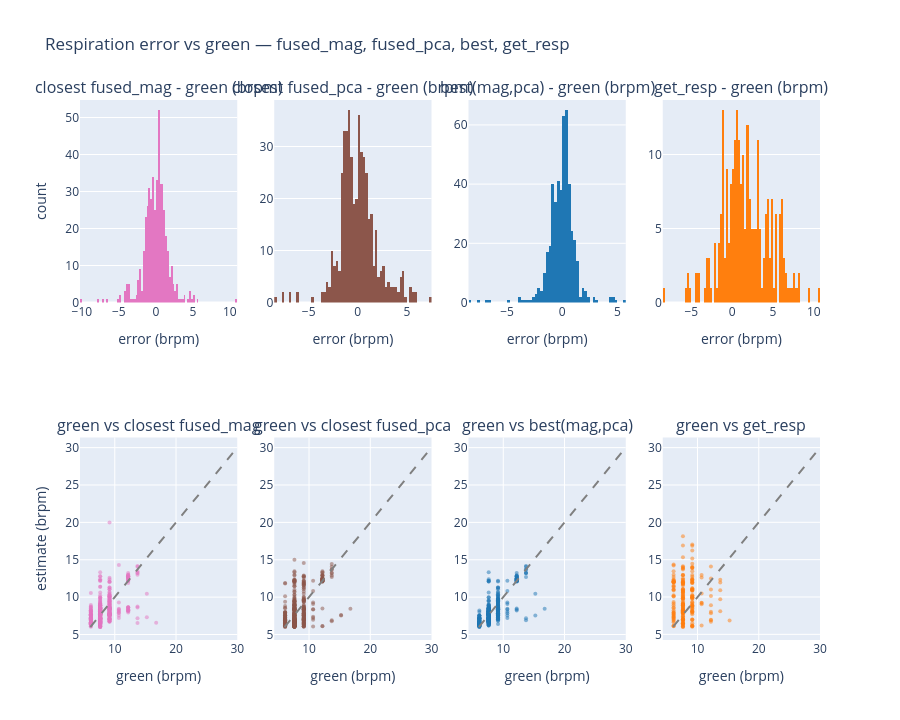

The cell this chart's notebook holds for it:
### Markdown cell above
---

### Code cell
# --- Respiration: same analysis vs green peak (no firmware truth) ---------
RESP_CSV = 'sleep/resp_accel_sanchit.csv'    # output of respiration_picker.pick_all_dense_windows
PRIOR_GREEN_WIN = 5                     # mean of last N green values (excl. current)


def _parse_peaks_resp(v):
    if isinstance(v, list):
        return v
    if isinstance(v, float) and np.isnan(v):
        return []
    return ast.literal_eval(v) if isinstance(v, str) and v.strip() else []


resp = pd.read_csv(RESP_CSV)
resp['fused_mag_peaks'] = resp['fused_mag_peaks'].apply(_parse_peaks_resp)
resp['fused_pca_peaks'] = resp['fused_pca_peaks'].apply(_parse_peaks_resp)
resp = resp[resp['green'].notna() & (resp['green'] > 0)].copy()
resp['window_start'] = pd.to_datetime(resp['window_start'])
resp = resp.sort_values('window_start').reset_index(drop=True)

# Picking target: mean of last PRIOR_GREEN_WIN green values, NOT including current.
# Fall back to current green when fewer priors are available.
prior_target_g = (resp['green']
                  .rolling(PRIOR_GREEN_WIN, min_periods=1)
                  .mean()
                  .shift(1))
prior_target_g = prior_target_g.fillna(resp['green'])
resp['pick_target'] = prior_target_g

resp['err_mag_g'] = [
    _closest_to(t, p) - g
    for t, g, p in zip(resp['pick_target'], resp['green'], resp['fused_mag_peaks'])
]
resp['err_pca_g'] = [
    _closest_to(t, p) - g
    for t, g, p in zip(resp['pick_target'], resp['green'], resp['fused_pca_peaks'])
]

mag_abs = resp['err_mag_g'].abs()
pca_abs = resp['err_pca_g'].abs()
use_mag_r = mag_abs <= pca_abs
resp['err_best_g'] = np.where(use_mag_r, resp['err_mag_g'], resp['err_pca_g'])
resp['best_src'] = np.where(use_mag_r, 'mag', 'pca')

# get_resp (smart-fusion) error vs green; treat 0 as missing (early-exit signal).
sf = pd.to_numeric(resp.get('resp_smartfusion'), errors='coerce')
resp['resp_smartfusion'] = sf.where(sf > 0)
resp['err_sf_g'] = resp['resp_smartfusion'] - resp['green']

err_mag_g = resp['err_mag_g'].dropna().to_numpy()
err_pca_g = resp['err_pca_g'].dropna().to_numpy()
err_best_g = resp['err_best_g'].dropna().to_numpy()
err_sf_g = resp['err_sf_g'].dropna().to_numpy()

g_m = resp.loc[resp['err_mag_g'].notna(), 'green'].to_numpy()
g_p = resp.loc[resp['err_pca_g'].notna(), 'green'].to_numpy()
g_b = resp.loc[resp['err_best_g'].notna(), 'green'].to_numpy()
g_s = resp.loc[resp['err_sf_g'].notna(), 'green'].to_numpy()

print(f"resp rows: {len(resp)}  (smartfusion valid: {int(resp['resp_smartfusion'].notna().sum())})")
print(f"pick target: mean of last {PRIOR_GREEN_WIN} green values (excl. current); error vs current green")
print(f"best source split: mag={int(use_mag_r.sum())}, pca={int((~use_mag_r).sum())}")
_summary('fused_mag         vs green', err_mag_g)
_summary('fused_pca         vs green', err_pca_g)
_summary('best(mag,pca)     vs green', err_best_g)
_summary('get_resp (smartf) vs green', err_sf_g)

fig = make_subplots(
    rows=2, cols=4,
    subplot_titles=(
        'closest fused_mag - green (brpm)',
        'closest fused_pca - green (brpm)',
        'best(mag,pca) - green (brpm)',
        'get_resp - green (brpm)',
        'green vs closest fused_mag',
        'green vs closest fused_pca',
        'green vs best(mag,pca)',
        'green vs get_resp',
    ),
)

bin_size = 0.25
all_err_arrays = [a for a in (err_mag_g, err_pca_g, err_best_g, err_sf_g) if a.size]
all_err = np.concatenate(all_err_arrays) if all_err_arrays else np.array([0.0])
xbins = dict(start=float(np.floor(all_err.min())),
             end=float(np.ceil(all_err.max())),
             size=bin_size)
fig.add_trace(go.Histogram(x=err_mag_g, xbins=xbins, marker_color='#e377c2', autobinx=False),
              row=1, col=1)
fig.add_trace(go.Histogram(x=err_pca_g, xbins=xbins, marker_color='#8c564b', autobinx=False),
              row=1, col=2)
fig.add_trace(go.Histogram(x=err_best_g, xbins=xbins, marker_color='#1f77b4', autobinx=False),
              row=1, col=3)
fig.add_trace(go.Histogram(x=err_sf_g, xbins=xbins, marker_color='#ff7f0e', autobinx=False),
              row=1, col=4)

lo, hi = 6, 30
fig.add_trace(go.Scatter(x=g_m, y=g_m + err_mag_g, mode='markers',
                         marker=dict(color='#e377c2', size=4, opacity=0.5)),
              row=2, col=1)
fig.add_trace(go.Scatter(x=g_p, y=g_p + err_pca_g, mode='markers',
                         marker=dict(color='#8c564b', size=4, opacity=0.5)),
              row=2, col=2)
fig.add_trace(go.Scatter(x=g_b, y=g_b + err_best_g, mode='markers',
                         marker=dict(color='#1f77b4', size=4, opacity=0.5)),
              row=2, col=3)
fig.add_trace(go.Scatter(x=g_s, y=g_s + err_sf_g, mode='markers',
                         marker=dict(color='#ff7f0e', size=4, opacity=0.5)),
              row=2, col=4)
for col in (1, 2, 3, 4):
    fig.add_trace(go.Scatter(x=[lo, hi], y=[lo, hi], mode='lines',
                             line=dict(color='gray', dash='dash')),
                  row=2, col=col)

for col in (1, 2, 3, 4):
    fig.update_xaxes(title_text='error (brpm)', row=1, col=col)
    fig.update_xaxes(title_text='green (brpm)', row=2, col=col)
fig.update_yaxes(title_text='count', row=1, col=1)
fig.update_yaxes(title_text='estimate (brpm)', row=2, col=1)
fig.update_layout(height=720, showlegend=False,
                  title_text='Respiration error vs green — fused_mag, fused_pca, best, get_resp')
fig.show()

### Figure 1 — Plotly figure (JSON) as saved in the notebook; plotly's stock layout.template omitted (floating-point values rounded to 4 significant figures; data arrays with more than 128 entries replaced by an {"elided": "..."} marker saying what was removed)
{"data": [{"autobinx": false, "marker": {"color": "#e377c2"}, "type": "histogram", "x": {"elided": "474 float values"}, "xaxis": "x", "xbins": {"end": 11, "size": 0.25, "start": -11}, "yaxis": "y"}, {"autobinx": false, "marker": {"color": "#8c564b"}, "type": "histogram", "x": {"elided": "473 float values"}, "xaxis": "x2", "xbins": {"end": 11, "size": 0.25, "start": -11}, "yaxis": "y2"}, {"autobinx": false, "marker": {"color": "#1f77b4"}, "type": "histogram", "x": {"elided": "473 float values"}, "xaxis": "x3", "xbins": {"end": 11, "size": 0.25, "start": -11}, "yaxis": "y3"}, {"autobinx": false, "marker": {"color": "#ff7f0e"}, "type": "histogram", "x": {"elided": "248 float values"}, "xaxis": "x4", "xbins": {"end": 11, "size": 0.25, "start": -11}, "yaxis": "y4"}, {"marker": {"color": "#e377c2", "opacity": 0.5, "size": 4}, "mode": "markers", "type": "scatter", "x": {"elided": "474 float values"}, "xaxis": "x5", "y": {"elided": "474 float values"}, "yaxis": "y5"}, {"marker": {"color": "#8c564b", "opacity": 0.5, "size": 4}, "mode": "markers", "type": "scatter", "x": {"elided": "473 float values"}, "xaxis": "x6", "y": {"elided": "473 float values"}, "yaxis": "y6"}, {"marker": {"color": "#1f77b4", "opacity": 0.5, "size": 4}, "mode": "markers", "type": "scatter", "x": {"elided": "473 float values"}, "xaxis": "x7", "y": {"elided": "473 float values"}, "yaxis": "y7"}, {"marker": {"color": "#ff7f0e", "opacity": 0.5, "size": 4}, "mode": "markers", "type": "scatter", "x": {"elided": "248 float values"}, "xaxis": "x8", "y": {"elided": "248 float values"}, "yaxis": "y8"}, {"line": {"color": "gray", "dash": "dash"}, "mode": "lines", "type": "scatter", "x": [6, 30], "xaxis": "x5", "y": [6, 30], "yaxis": "y5"}, {"line": {"color": "gray", "dash": "dash"}, "mode": "lines", "type": "scatter", "x": [6, 30], "xaxis": "x6", "y": [6, 30], "yaxis": "y6"}, {"line": {"color": "gray", "dash": "dash"}, "mode": "lines", "type": "scatter", "x": [6, 30], "xaxis": "x7", "y": [6, 30], "yaxis": "y7"}, {"line": {"color": "gray", "dash": "dash"}, "mode": "lines", "type": "scatter", "x": [6, 30], "xaxis": "x8", "y": [6, 30], "yaxis": "y8"}], "layout": {"annotations": [{"font": {"size": 16}, "showarrow": false, "text": "closest fused_mag - green (brpm)", "x": 0.1062, "xanchor": "center", "xref": "paper", "y": 1, "yanchor": "bottom", "yref": "paper"}, {"font": {"size": 16}, "showarrow": false, "text": "closest fused_pca - green (brpm)", "x": 0.3688, "xanchor": "center", "xref": "paper", "y": 1, "yanchor": "bottom", "yref": "paper"}, {"font": {"size": 16}, "showarrow": false, "text": "best(mag,pca) - green (brpm)", "x": 0.6313, "xanchor": "center", "xref": "paper", "y": 1, "yanchor": "bottom", "yref": "paper"}, {"font": {"size": 16}, "showarrow": false, "text": "get_resp - green (brpm)", "x": 0.8938, "xanchor": "center", "xref": "paper", "y": 1, "yanchor": "bottom", "yref": "paper"}, {"font": {"size": 16}, "showarrow": false, "text": "green vs closest fused_mag", "x": 0.1062, "xanchor": "center", "xref": "paper", "y": 0.375, "yanchor": "bottom", "yref": "paper"}, {"font": {"size": 16}, "showarrow": false, "text": "green vs closest fused_pca", "x": 0.3688, "xanchor": "center", "xref": "paper", "y": 0.375, "yanchor": "bottom", "yref": "paper"}, {"font": {"size": 16}, "showarrow": false, "text": "green vs best(mag,pca)", "x": 0.6313, "xanchor": "center", "xref": "paper", "y": 0.375, "yanchor": "bottom", "yref": "paper"}, {"font": {"size": 16}, "showarrow": false, "text": "green vs get_resp", "x": 0.8938, "xanchor": "center", "xref": "paper", "y": 0.375, "yanchor": "bottom", "yref": "paper"}], "height": 720, "showlegend": false, "title": {"text": "Respiration error vs green — fused_mag, fused_pca, best, get_resp"}, "xaxis": {"anchor": "y", "domain": [0, 0.2125], "title": {"text": "error (brpm)"}}, "xaxis2": {"anchor": "y2", "domain": [0.2625, 0.475], "title": {"text": "error (brpm)"}}, "xaxis3": {"anchor": "y3", "domain": [0.525, 0.7375], "title": {"text": "error (brpm)"}}, "xaxis4": {"anchor": "y4", "domain": [0.7875, 1], "title": {"text": "error (brpm)"}}, "xaxis5": {"anchor": "y5", "domain": [0, 0.2125], "title": {"text": "green (brpm)"}}, "xaxis6": {"anchor": "y6", "domain": [0.2625, 0.475], "title": {"text": "green (brpm)"}}, "xaxis7": {"anchor": "y7", "domain": [0.525, 0.7375], "title": {"text": "green (brpm)"}}, "xaxis8": {"anchor": "y8", "domain": [0.7875, 1], "title": {"text": "green (brpm)"}}, "yaxis": {"anchor": "x", "domain": [0.625, 1], "title": {"text": "count"}}, "yaxis2": {"anchor": "x2", "domain": [0.625, 1]}, "yaxis3": {"anchor": "x3", "domain": [0.625, 1]}, "yaxis4": {"anchor": "x4", "domain": [0.625, 1]}, "yaxis5": {"anchor": "x5", "domain": [0, 0.375], "title": {"text": "estimate (brpm)"}}, "yaxis6": {"anchor": "x6", "domain": [0, 0.375]}, "yaxis7": {"anchor": "x7", "domain": [0, 0.375]}, "yaxis8": {"anchor": "x8", "domain": [0, 0.375]}}}
